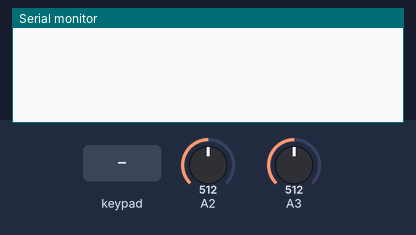
A sketch run on a simulated Arduino Leonardo, built with avr-gcc and run on an emulated ATmega32U4. Parts: the last lines printed to the serial monitor. The test bench sets the inputs (shaded band); at power-on: A2 = 512, A3 = 512. USB keyboard and mouse output is not drawn.

Above: at 1.2 s.
1.3 s: key '0' pressed
At 2.6 s:
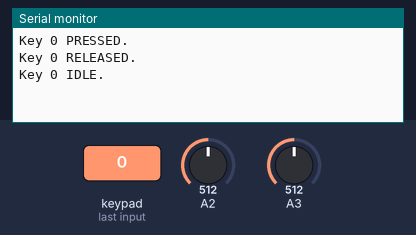
2.9 s: keypad keys 2 3 4 5 pressed 0.4 s apart
At 3.04 s:
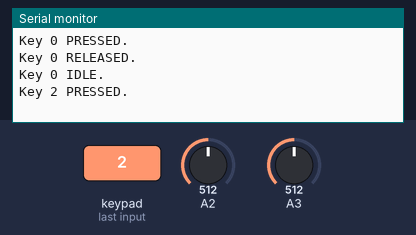
6.0 s: key '1' pressed
At 7.7 s:
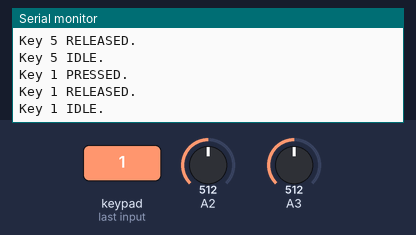
Timing chart, 0 to 9.2 s (numbered marks = the images above; inputs shaded):
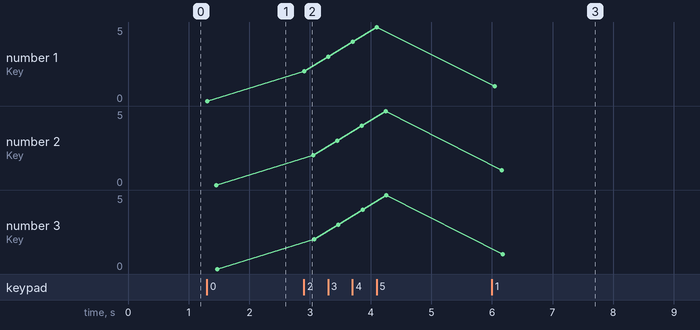

The sketch:

pspjoysticktest.ino
```cpp
/*
7 2 1
5 4 3
6

7       8
11
12 13 14

1
4  2  3
*/
#include "HID-Project.h"
#include <Keypad.h>
const byte ROWS = 2; //four rows
const byte COLS = 4; //three columns
char keys[ROWS][COLS] = {
	{ '0','1','2','3' },
	{ '4','5','6','7' }
};
byte rowPins[ROWS] = { 8,9 }; //connect to the row pinouts of the kpd
byte colPins[COLS] = { 2,3,4,5 }; //connect to the column pinouts of the kpd
Keypad kpd = Keypad(makeKeymap(keys), rowPins, colPins, ROWS, COLS);
unsigned long startTime;
String msg;
int sensorValueX = 0;
int sensorValueY = 0;
int c1 = 0;
void setup() {
	// put your setup code here, to run once:
	Serial.begin(115200);
	startTime = millis();
	msg = "";
	Gamepad.begin();
}

void loop() {
	// put your main code here, to run repeatedly:
	sensorValueX = analogRead(A3);
	sensorValueY = analogRead(A2);
	if ((millis() - startTime)>10) {
		Gamepad.xAxis(sensorValueX);
		Gamepad.yAxis(sensorValueY);
		startTime = millis();
		if (c1 == 1)
		{
			Gamepad.press(8);
			Gamepad.press(1);
			delay(20);
			Gamepad.write();
			Gamepad.release(8);
			Gamepad.release(1);
			delay(20);
			Gamepad.write();
		}
		Gamepad.write();
	}
	if (kpd.getKeys())
	{
		for (int i = 0; i<LIST_MAX; i++)   // Scan the whole key list.
		{
			if (kpd.key[i].stateChanged)   // Only find keys that have changed state.
			{
				switch (kpd.key[i].kstate) {  // Report active key state : IDLE, PRESSED, HOLD, or RELEASED
				case PRESSED:
					msg = " PRESSED.";
					if (kpd.key[i].kchar == '7')
						Gamepad.press(7);
					else if (kpd.key[i].kchar == '6')
						Gamepad.press(8);
					else if (kpd.key[i].kchar == '2')
					{
						Gamepad.press(11);
						Gamepad.press(3);
					}
					else if (kpd.key[i].kchar == '1')
					{
						Gamepad.press(8);
						Gamepad.press(1);
						delay(20);
						Gamepad.write();
						Gamepad.release(8);
						Gamepad.release(1);
						delay(20);
						Gamepad.write();
						c1 = 1;
					}
					else if (kpd.key[i].kchar == '3')
						Gamepad.press(3);
					else if (kpd.key[i].kchar == '4')
						Gamepad.press(1);
					else if (kpd.key[i].kchar == '5')
						Gamepad.press(4);
					Gamepad.write();
					break;
				case HOLD:
					msg = " HOLD.";

					break;
				case RELEASED:
					if (kpd.key[i].kchar == '7')
						Gamepad.release(7);
					else if (kpd.key[i].kchar == '6')
						Gamepad.release(8);
					else if (kpd.key[i].kchar == '2')
					{
						Gamepad.release(11);
						Gamepad.release(3);
					}
					else if (kpd.key[i].kchar == '1')
					{
						Gamepad.release(11);
						Gamepad.release(3);
						Gamepad.write();
						c1 = 0;
					}

					else if (kpd.key[i].kchar == '3')
						Gamepad.release(3);
					else if (kpd.key[i].kchar == '4')
						Gamepad.release(1);
					else if (kpd.key[i].kchar == '5')
						Gamepad.release(4);
					Gamepad.write();
					msg = " RELEASED.";

					break;
				case IDLE:
					msg = " IDLE.";
				}
				Serial.print("Key ");
				Serial.print(kpd.key[i].kchar);
				Serial.println(msg);
			}
		}
	}
}
```

Measured:
- after the input at 1.3 s, the serial monitor: prints a new line at once (image 1)
- after the input at 2.9 s, the serial monitor: prints a new line at once (image 2)
- after the input at 6.0 s, the serial monitor: prints a new line at once (image 3)
- plotted number 1: 0 → 5 after the input at 2.9 s, 5 → 1 after the input at 6.0 s
- plotted number 2: 0 → 5 after the input at 2.9 s, 5 → 1 after the input at 6.0 s
- plotted number 3: 0 → 5 after the input at 2.9 s, 5 → 1 after the input at 6.0 s
